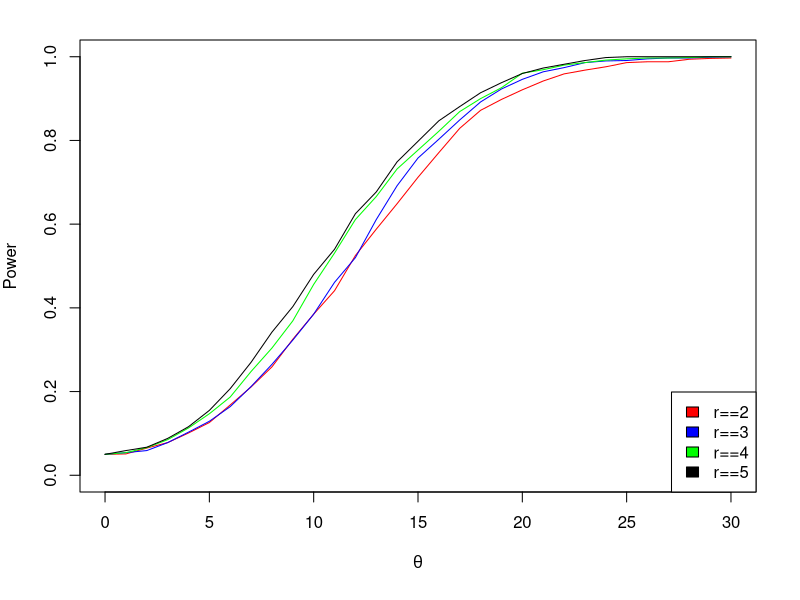

The R script that drew this image:
power.r2 = c(0.050 , 0.051 , 0.065 , 0.078 , 0.101 , 0.126 , 0.168 , 0.211 , 0.259 , 0.325 , 0.385 , 0.441 , 0.525 , 0.588 , 0.649 , 0.712 , 0.771 , 0.829 , 0.872 , 0.898 , 0.921 , 0.942 , 0.959 , 0.968 , 0.976 , 0.986 , 0.988 , 0.988 , 0.994 , 0.996 , 0.997)

power.r3 = c(0.050 , 0.054 , 0.059 , 0.078 , 0.103 , 0.129 , 0.164 , 0.212 , 0.265 , 0.323 , 0.385 , 0.461 , 0.520 , 0.611 , 0.692 , 0.758 , 0.803 , 0.849 , 0.892 , 0.923 , 0.946 , 0.964 , 0.974 , 0.986 , 0.990 , 0.991 , 0.995 , 0.997 , 0.997 , 0.999, 1.000)

power.r4 = c(0.050 , 0.054 , 0.066 , 0.085 , 0.113 , 0.147 , 0.187 , 0.248 , 0.304 , 0.369 , 0.456 , 0.531 , 0.611 , 0.666 , 0.732 , 0.777 , 0.822 , 0.869 , 0.900 , 0.926 , 0.9607 , 0.969 , 0.980 , 0.986 , 0.992 , 0.995 , 0.997 , 0.997 , 0.998, 1.000, 1.000)

power.r5 = c(0.050 , 0.059 , 0.067 , 0.088 , 0.116 , 0.155 , 0.207 , 0.270 , 0.342 , 0.403 , 0.480 , 0.540 , 0.625 , 0.677 , 0.749 , 0.798 , 0.847 , 0.881 , 0.914 , 0.938 , 0.960 , 0.973 , 0.982 , 0.991 , 0.998, 1.000, 1.000, 1.000, 1.000, 1.000, 1.000)
theta = 0:30

par(mar = c(5.4, 4, 2, 2.2), xpd = TRUE)
plot(theta, power.r2, xlim=c(theta[1],theta[length(theta)]), ylim=c(0,1), type="l", pch=3, col="red", xlab=expression(theta), ylab=expression(Power))
# Add a line
lines(theta, power.r3, xlim=c(theta[1],theta[length(theta)]), ylim=c(0,1), pch=3, col="blue", type="l")
# Add a line
lines(theta, power.r4, xlim=c(theta[1],theta[length(theta)]), ylim=c(0,1), pch=3, col="green", type="l")
# Add a line
lines(theta, power.r5, xlim=c(theta[1],theta[length(theta)]), ylim=c(0,1), pch=3, col="black", type="l")
# Add a legend
legend("bottomright",
       c(expression(paste('r==2'),paste('r==3'),paste('r==4'),paste('r==5'))),
       fill=c("red","blue","green","black"))